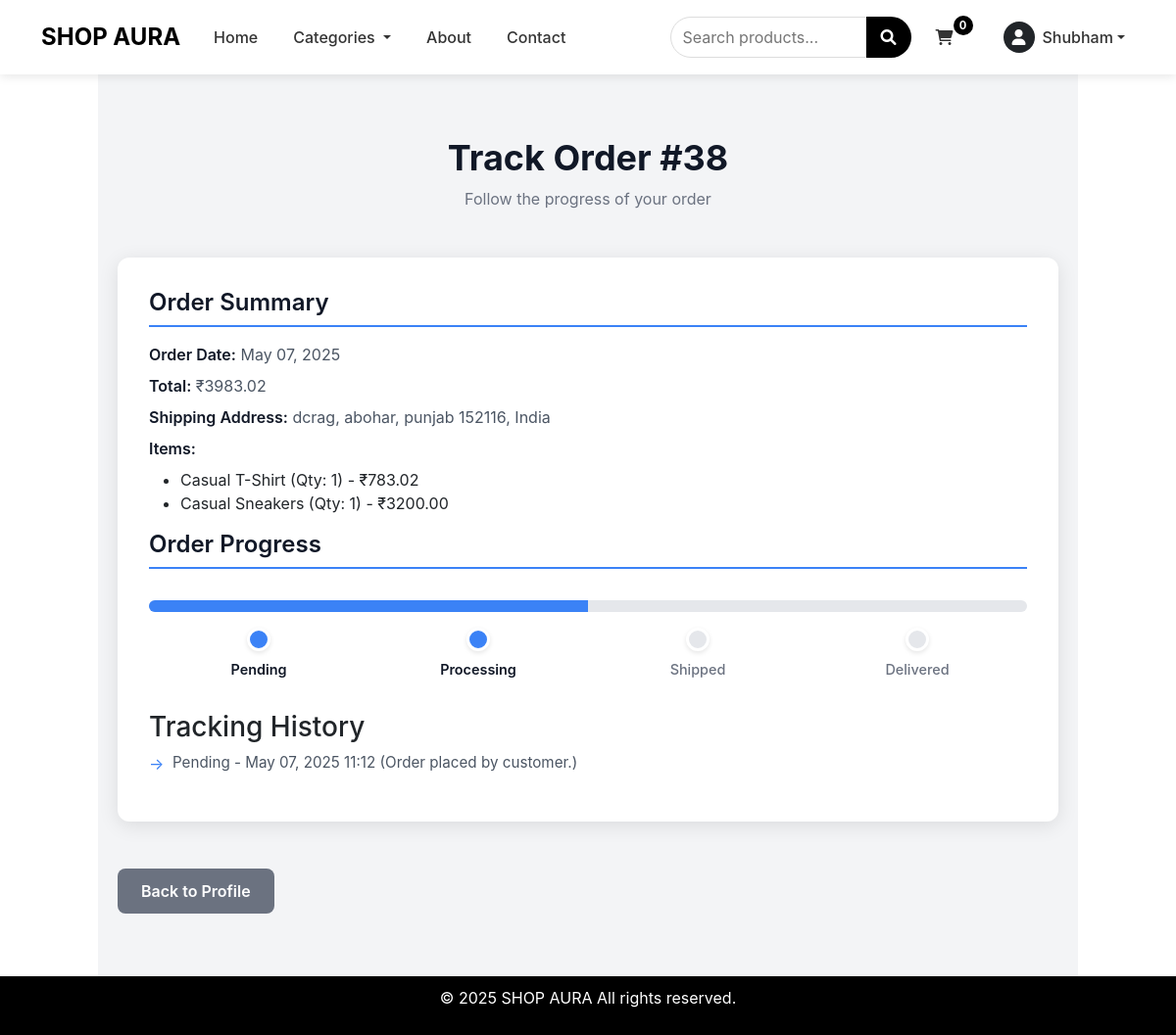
/order-tracking/38/ (signed in), run on the app's committed database.
### store/models.py (models this page shows, shortened)
class User(AbstractUser):
    username = None
    email = models.EmailField(_('email address'), unique=True)
    first_name = models.CharField(_('first name'), max_length=50)
    last_name = models.CharField(_('last name'), max_length=50)
    date_joined = models.DateTimeField(default=timezone.now)
    USERNAME_FIELD = 'email'
    REQUIRED_FIELDS = ['first_name', 'last_name']
    objects = CustomUserManager()

class Order(models.Model):
    STATUS_CHOICES = (
        ('Pending', 'Pending'),
        ('Processing', 'Processing'),
        ('Shipped', 'Shipped'),
        ('Delivered', 'Delivered'),
        ('Cancelled', 'Cancelled'),
    )
    user = models.ForeignKey(User, on_delete=models.CASCADE)
    total_amount = models.DecimalField(max_digits=10, decimal_places=2)
    created_at = models.DateTimeField(default=timezone.now)
    status = models.CharField(max_length=50, choices=STATUS_CHOICES, default='Pending')
    address = models.CharField(max_length=200, null=True, blank=True)
    city = models.CharField(max_length=100, null=True, blank=True)
    state = models.CharField(max_length=100, null=True, blank=True)
    zip_code = models.CharField(max_length=20, null=True, blank=True)
    country = models.CharField(max_length=100, null=True, blank=True)

class OrderItem(models.Model):
    order = models.ForeignKey(Order, related_name='order_items', on_delete=models.CASCADE)
    product = models.ForeignKey(Product, on_delete=models.CASCADE)
    quantity = models.IntegerField(default=1)
    price = models.DecimalField(max_digits=10, decimal_places=2)
    selected_size = models.CharField(max_length=20, blank=True)
    selected_attributes = models.CharField(max_length=255, blank=True)
    @property
    def total_price(self):
        return self.quantity * self.price

class Product(models.Model):
    name = models.CharField(max_length=100)
    image_url = models.CharField(max_length=255)
    description = models.TextField(blank=True, help_text="Fallback description if Flask API unavailable")
    price = models.DecimalField(max_digits=10, decimal_places=2)
    original_price = models.DecimalField(max_digits=10, decimal_places=2)
    discount_percentage = models.DecimalField(max_digits=5, decimal_places=2, default=0.00)
    stock = models.IntegerField(default=0)
    category = models.CharField(max_length=50)
    available_sizes = models.CharField(max_length=100, blank=True, help_text="Comma-separated sizes for fashion products (e.g., S,M,L,XL)")
    attributes = models.CharField(max_length=255, blank=True, help_text="Comma-separated attributes (e.g., color, material)")
    seller = models.ForeignKey('Seller', on_delete=models.SET_NULL, null=True, blank=True, related_name='products')
    @property
    def price(self):
        """Calculate the discounted price, considering both product-specific and active sale discounts."""
        price = self.original_price
        if self.discount_percentage > 0:
            discount = (self.discount_percentage / 100) * price
            price -= discount
        active_sale = Sale.objects.filter(
            is_active=True,
            start_date__lte=timezone.now(),
            end_date__gte=timezone.now()
        ).first()
        if active_sale and active_sale.discount_percentage > 0:
            sale_discount = (active_sale.discount_percentage / 100) * price
            price -= sale_discount
        return max(price, 0)

class OrderTracking(models.Model):
    order = models.ForeignKey(Order, related_name='tracking_history', on_delete=models.CASCADE)
    status = models.CharField(max_length=50, choices=Order.STATUS_CHOICES)
    updated_at = models.DateTimeField(default=timezone.now)
    notes = models.TextField(blank=True, null=True)
    class Meta:
        ordering = ['-updated_at']

### store/views.py (the view)
# urls.py: path('order-tracking/<int:order_id>/', views.order_tracking, name='order_tracking'),
@login_required
def order_tracking(request, order_id):
    order = get_object_or_404(Order, id=order_id, user=request.user)
    tracking_history = order.tracking_history.all()
    status_order = ['Pending', 'Processing', 'Shipped', 'Delivered']
    current_status = order.status
    if current_status == 'Cancelled':
        progress = 0
    else:
        status_index = status_order.index(current_status) if current_status in status_order else 0
        progress = ((status_index + 1) / len(status_order)) * 100
    completed_statuses = []
    if current_status != 'Cancelled':
        for status in status_order:
            status_index = status_order.index(status)
            current_index = status_order.index(current_status) if current_status in status_order else -1
            if status_index <= current_index:
                completed_statuses.append(status)
    context = {
        'order': order,
        'tracking_history': tracking_history,
        'progress': progress,
        'status_order': status_order,
        'completed_statuses': completed_statuses,
    }
    return render(request, 'order_tracking.html', context)

### store/context_processors.py (called while the page is built)
def cart_count(request):
    if request.user.is_authenticated:
        count = CartItem.objects.filter(user=request.user).count()
        return {'cart_count': count}
    return {'cart_count': 0}

### templates/order_tracking.html (shortened to what this page needs)
{% extends 'base.html' %}
{% block content %}
<section class="tracking-section">
    <div class="tracking-header">
        <h1 class="tracking-title">Track Order #{{ order.id }}</h1>
        <p class="tracking-subtitle">Follow the progress of your order</p>
    </div>
    <div class="tracking-card">
        <div class="order-summary">
            <h3>Order Summary</h3>
            <p><strong>Order Date:</strong> {{ order.created_at|date:"M d, Y" }}</p>
            <p><strong>Total:</strong> ₹{{ order.total_amount|floatformat:2 }}</p>
            <p><strong>Shipping Address:</strong> {{ order.address }}, {{ order.city }}, {{ order.state }} {{ order.zip_code }}, {{ order.country }}</p>
            <p><strong>Items:</strong></p>
            <ul>
                {% for item in order.order_items.all %}
                    <li>{{ item.product.name }} (Qty: {{ item.quantity }}) - ₹{{ item.total_price|floatformat:2 }}</li>
                {% endfor %}
            </ul>
        </div>
        <div class="tracking-progress">
            <h3>Order Progress</h3>
            <div class="progress-container">
                <div class="progress-bar">
                    <div class="progress-fill" style="width: {{ progress }}%;"></div>
                </div>
                <div class="progress-steps">
                    {% for status in status_order %}
                        <div class="step {% if order.status == status %}active{% endif %} {% if status in completed_statuses %}completed{% endif %}">
                            <div class="step-circle"></div>
                            <div class="step-label">{{ status }}</div>
                        </div>
                    {% endfor %}
                </div>
            </div>
        </div>
        <div class="tracking-history">
            <h3>Tracking History</h3>
            {% if tracking_history %}
                <ul>
                    {% for entry in tracking_history %}
                        <li>{{ entry.status }} - {{ entry.updated_at|date:"M d, Y H:i" }} {% if entry.notes %}({{ entry.notes }}){% endif %}</li>
                    {% endfor %}
                </ul>
            {% else %}
                <p>No tracking history available.</p>
            {% endif %}
        </div>
    </div>
    <a href="{% url 'profile' %}" class="back-btn">Back to Profile</a>
</section>
{% endblock %}

### templates/base.html (shortened to what this page needs)
<!DOCTYPE html>
<html lang="en">
<head>
    <link href="https://cdn.jsdelivr.net/npm/bootstrap@5.3.0-alpha1/dist/css/bootstrap.min.css" rel="stylesheet">
    <link rel="stylesheet" href="https://cdnjs.cloudflare.com/ajax/libs/font-awesome/6.0.0/css/all.min.css">
</head>
<body>
    <header>
        <nav class="navbar navbar-expand-lg navbar-light">
            <div class="container">
                <a class="navbar-brand" href="{% url 'home' %}">SHOP AURA</a>
                <div class="collapse navbar-collapse" id="navbarNav">
                    <ul class="navbar-nav me-auto">
                        <li class="nav-item">
                            <a class="nav-link" href="{% url 'home' %}">Home</a>
                        </li>
                        <li class="nav-item dropdown">
                            <a class="nav-link dropdown-toggle" href="#" id="navbarDropdown" role="button" data-bs-toggle="dropdown" aria-expanded="false">
                                Categories
                            </a>
                        </li>
                        <li class="nav-item">
                            <a class="nav-link" href="{% url 'about' %}">About</a>
                        </li>
                        <li class="nav-item">
                            <a class="nav-link" href="{% url 'contact' %}">Contact</a>
                        </li>
                    </ul>
                    <form class="search-form d-flex" action="{% url 'search_results' %}" method="GET">
                        <input class="search-input" type="search" name="q" placeholder="Search products...">
                        <button class="search-button" type="submit"><i class="fas fa-search"></i></button>
                    </form>
                    <div class="d-flex align-items-center">
                        <div class="cart-icon">
                            <a href="{% url 'cart' %}" class="nav-link">
                                <i class="fas fa-shopping-cart"></i>
                                <span class="cart-count">{{ cart_count }}</span>
                            </a>
                        </div>
                        {% if user.is_authenticated %}
                            <div class="dropdown ms-3">
                                <a class="nav-link dropdown-toggle d-flex align-items-center" href="#" id="userDropdown" role="button" data-bs-toggle="dropdown" aria-expanded="false">
                                    <div class="rounded-circle bg-dark text-white d-flex align-items-center justify-content-center me-2" style="width: 32px; height: 32px;">
                                        <i class="fas fa-user"></i>
                                    </div>
                                    {{ user.first_name|default:user.username }}
                                </a>
                            </div>
                        {% else %}
                            <a href="{% url 'login' %}" class="nav-link"><i class="fas fa-sign-in-alt me-1"></i> Login</a>
                            <a href="{% url 'signup' %}" class="nav-link"><i class="fas fa-user-plus me-1"></i> Sign Up</a>
                        {% endif %}
                    </div>
                </div>
            </div>
        </nav>
    </header>
    <main class="main-content">
        {% block content %}{% endblock %}
    </main>
    <footer>
        <p>© 2025 SHOP AURA All rights reserved.</p>
    </footer>
</body>
</html>

### templates/base.html (style rules this page uses)
* { margin: 0; padding: 0; box-sizing: border-box; font-family: -apple-system, BlinkMacSystemFont, 'Segoe UI', Roboto, Oxygen, Ubuntu, Cantarell, sans-serif; }
body { min-height: 100vh; display: flex; flex-direction: column; background: white; }
.navbar { padding: 15px 0; background-color: white; box-shadow: 0 2px 10px rgba(0, 0, 0, 0.1); }
.navbar-brand { font-weight: bold; font-size: 1.5rem; }
.nav-link { color: #333; font-weight: 500; margin: 0 10px; transition: color 0.3s; }
.search-form { display: flex; margin: 0 15px; }
.search-input { padding: 8px 12px; border: 1px solid #ddd; border-radius: 25px 0 0 25px; outline: none; width: 200px; }
.search-button { padding: 8px 15px; background: black; color: white; border: none; border-radius: 0 25px 25px 0; cursor: pointer; }
.cart-icon { position: relative; margin-right: 15px; }
.cart-count { position: absolute; top: -10px; right: -10px; background: black; color: white; font-size: 0.7rem; width: 20px; height: 20px; border-radius: 50%; display: flex; justify-content: center; align-items: center; font-weight: bold; }
.main-content { flex: 1; }
footer { background-color: #f8f9fa; padding: 10px 0; text-align: center; width: 100%; position: relative; bottom: 0; background-color: black; color: white; }

### templates/order_tracking.html (style rules this page uses)
.tracking-section { padding: 4rem 1.25rem; max-width: 1000px; margin: 0 auto; background: #f3f4f6; min-height: 100vh; font-family: 'Inter', sans-serif; }
.tracking-header { text-align: center; margin-bottom: 3rem; }
.tracking-title { font-size: 2.25rem; font-weight: 700; color: #111827; margin-bottom: 0.5rem; }
.tracking-subtitle { font-size: 1rem; color: #6b7280; }
.tracking-card { background: #ffffff; padding: 2rem; border-radius: 12px; box-shadow: 0 4px 20px rgba(0, 0, 0, 0.1); margin-bottom: 2rem; }
.order-summary h3, .tracking-progress h3 { font-size: 1.5rem; font-weight: 600; color: #111827; margin-bottom: 1rem; border-bottom: 2px solid #3b82f6; padding-bottom: 0.5rem; }
.order-summary p { font-size: 1rem; color: #4b5563; margin-bottom: 0.5rem; }
.order-summary p strong { color: #111827; font-weight: 600; }
.progress-container { margin: 2rem 0; }
.progress-bar { background: #e5e7eb; border-radius: 12px; height: 12px; overflow: hidden; position: relative; }
.progress-fill { background: #3b82f6; height: 100%; transition: width 0.5s ease-in-out; }
.progress-steps { display: flex; justify-content: space-between; margin-top: 1rem; }
.step { text-align: center; flex: 1; position: relative; }
.step-circle { width: 24px; height: 24px; background: #e5e7eb; border: 3px solid #ffffff; border-radius: 50%; margin: 0 auto 0.5rem; box-shadow: 0 2px 5px rgba(0, 0, 0, 0.1); position: relative; z-index: 1; }
.step.active .step-circle { background: #3b82f6; }
.step.completed .step-circle { background: #3b82f6; border-color: #ffffff; }
.step.completed::after { content: '✔'; color: #ffffff; position: absolute; top: 2px; left: 50%; transform: translateX(-50%); font-size: 14px; }
.step-label { font-size: 0.9rem; color: #6b7280; font-weight: 500; }
.step.active .step-label, .step.completed .step-label { color: #111827; font-weight: 600; }
.tracking-history ul { list-style: none; padding: 0; }
.tracking-history ul li { font-size: 0.95rem; color: #4b5563; margin-bottom: 0.75rem; padding-left: 1.5rem; position: relative; }
.tracking-history ul li::before { content: '→'; color: #3b82f6; position: absolute; left: 0; font-size: 1rem; }
.back-btn { display: inline-flex; align-items: center; padding: 0.7rem 1.5rem; background: #6b7280; color: #ffffff; border-radius: 8px; text-decoration: none; font-weight: 600; margin-top: 1rem; transition: background 0.3s ease; }

### data on the page
User: first_name "Shubham"
Order: id "38", created_at "May 07, 2025", total_amount "3983.02", address "dcrag", city "abohar", state "punjab", zip_code "152116", country "India"
OrderItem: product.name "Casual T-Shirt", quantity "1", total_price "783.02"
OrderItem: product.name "Casual Sneakers", quantity "1", total_price "3200.00"
OrderTracking: status "Pending", updated_at "May 07, 2025 11:12", notes "Order placed by customer."

### other printed values
{{ cart_count }} "0"
{{ status }} "Pending" "Processing" "Shipped" "Delivered"
